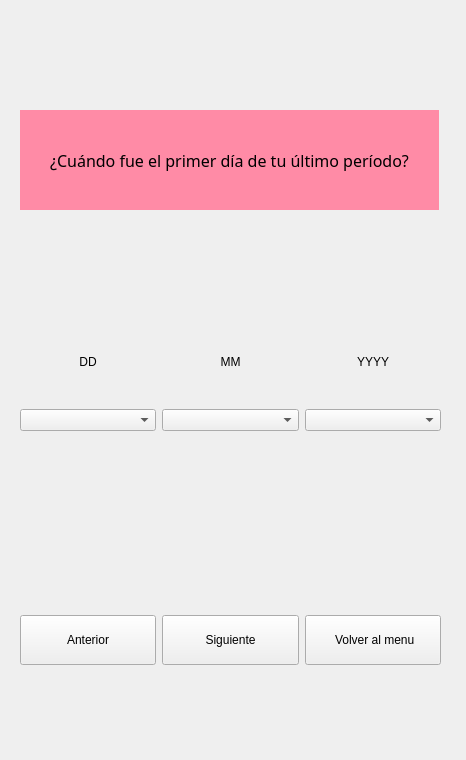
<?xml version="1.0" encoding="UTF-8"?>
<ui version="4.0">
 <class>DateSelectionDialog</class>
 <widget class="QWidget" name="DateSelectionDialog">
  <property name="geometry">
   <rect>
    <x>0</x>
    <y>0</y>
    <width>466</width>
    <height>760</height>
   </rect>
  </property>
  <property name="minimumSize">
   <size>
    <width>466</width>
    <height>760</height>
   </size>
  </property>
  <property name="maximumSize">
   <size>
    <width>466</width>
    <height>760</height>
   </size>
  </property>
  <property name="windowTitle">
   <string>FLOUWER</string>
  </property>
  <widget class="QWidget" name="gridLayoutWidget">
   <property name="geometry">
    <rect>
     <x>20</x>
     <y>320</y>
     <width>421</width>
     <height>111</height>
    </rect>
   </property>
   <property name="cursor">
    <cursorShape>PointingHandCursor</cursorShape>
   </property>
   <property name="mouseTracking">
    <bool>false</bool>
   </property>
   <property name="autoFillBackground">
    <bool>true</bool>
   </property>
   <layout class="QGridLayout" name="gridLayout_2">
    <item row="0" column="1">
     <widget class="QLabel" name="label_2">
      <property name="cursor">
       <cursorShape>PointingHandCursor</cursorShape>
      </property>
      <property name="mouseTracking">
       <bool>false</bool>
      </property>
      <property name="autoFillBackground">
       <bool>true</bool>
      </property>
      <property name="text">
       <string>MM</string>
      </property>
      <property name="alignment">
       <set>Qt::AlignCenter</set>
      </property>
     </widget>
    </item>
    <item row="0" column="0">
     <widget class="QLabel" name="label">
      <property name="cursor">
       <cursorShape>PointingHandCursor</cursorShape>
      </property>
      <property name="mouseTracking">
       <bool>false</bool>
      </property>
      <property name="autoFillBackground">
       <bool>true</bool>
      </property>
      <property name="text">
       <string>DD</string>
      </property>
      <property name="alignment">
       <set>Qt::AlignCenter</set>
      </property>
     </widget>
    </item>
    <item row="2" column="0">
     <widget class="QComboBox" name="dayComboBox">
      <property name="cursor">
       <cursorShape>PointingHandCursor</cursorShape>
      </property>
      <property name="mouseTracking">
       <bool>false</bool>
      </property>
      <property name="autoFillBackground">
       <bool>true</bool>
      </property>
     </widget>
    </item>
    <item row="2" column="2">
     <widget class="QComboBox" name="yearComboBox">
      <property name="cursor">
       <cursorShape>PointingHandCursor</cursorShape>
      </property>
      <property name="mouseTracking">
       <bool>false</bool>
      </property>
      <property name="autoFillBackground">
       <bool>true</bool>
      </property>
     </widget>
    </item>
    <item row="2" column="1">
     <widget class="QComboBox" name="monthComboBox">
      <property name="cursor">
       <cursorShape>PointingHandCursor</cursorShape>
      </property>
      <property name="mouseTracking">
       <bool>false</bool>
      </property>
      <property name="autoFillBackground">
       <bool>true</bool>
      </property>
     </widget>
    </item>
    <item row="0" column="2">
     <widget class="QLabel" name="label_3">
      <property name="cursor">
       <cursorShape>PointingHandCursor</cursorShape>
      </property>
      <property name="mouseTracking">
       <bool>false</bool>
      </property>
      <property name="autoFillBackground">
       <bool>true</bool>
      </property>
      <property name="text">
       <string>YYYY</string>
      </property>
      <property name="alignment">
       <set>Qt::AlignCenter</set>
      </property>
     </widget>
    </item>
   </layout>
  </widget>
  <widget class="QLabel" name="dateQuestionLabel">
   <property name="geometry">
    <rect>
     <x>20</x>
     <y>110</y>
     <width>419</width>
     <height>100</height>
    </rect>
   </property>
   <property name="maximumSize">
    <size>
     <width>500</width>
     <height>100</height>
    </size>
   </property>
   <property name="palette">
    <palette>
     <active>
      <colorrole role="WindowText">
       <brush brushstyle="SolidPattern">
        <color alpha="255">
         <red>0</red>
         <green>0</green>
         <blue>0</blue>
        </color>
       </brush>
      </colorrole>
      <colorrole role="Button">
       <brush brushstyle="SolidPattern">
        <color alpha="255">
         <red>255</red>
         <green>139</green>
         <blue>166</blue>
        </color>
       </brush>
      </colorrole>
      <colorrole role="Light">
       <brush brushstyle="SolidPattern">
        <color alpha="255">
         <red>255</red>
         <green>255</green>
         <blue>255</blue>
        </color>
       </brush>
      </colorrole>
      <colorrole role="Midlight">
       <brush brushstyle="SolidPattern">
        <color alpha="255">
         <red>255</red>
         <green>197</green>
         <blue>210</blue>
        </color>
       </brush>
      </colorrole>
      <colorrole role="Dark">
       <brush brushstyle="SolidPattern">
        <color alpha="255">
         <red>127</red>
         <green>69</green>
         <blue>83</blue>
        </color>
       </brush>
      </colorrole>
      <colorrole role="Mid">
       <brush brushstyle="SolidPattern">
        <color alpha="255">
         <red>170</red>
         <green>93</green>
         <blue>111</blue>
        </color>
       </brush>
      </colorrole>
      <colorrole role="Text">
       <brush brushstyle="SolidPattern">
        <color alpha="255">
         <red>0</red>
         <green>0</green>
         <blue>0</blue>
        </color>
       </brush>
      </colorrole>
      <colorrole role="BrightText">
       <brush brushstyle="SolidPattern">
        <color alpha="255">
         <red>255</red>
         <green>255</green>
         <blue>255</blue>
        </color>
       </brush>
      </colorrole>
      <colorrole role="ButtonText">
       <brush brushstyle="SolidPattern">
        <color alpha="255">
         <red>0</red>
         <green>0</green>
         <blue>0</blue>
        </color>
       </brush>
      </colorrole>
      <colorrole role="Base">
       <brush brushstyle="SolidPattern">
        <color alpha="255">
         <red>255</red>
         <green>255</green>
         <blue>255</blue>
        </color>
       </brush>
      </colorrole>
      <colorrole role="Window">
       <brush brushstyle="SolidPattern">
        <color alpha="255">
         <red>255</red>
         <green>139</green>
         <blue>166</blue>
        </color>
       </brush>
      </colorrole>
      <colorrole role="Shadow">
       <brush brushstyle="SolidPattern">
        <color alpha="255">
         <red>0</red>
         <green>0</green>
         <blue>0</blue>
        </color>
       </brush>
      </colorrole>
      <colorrole role="AlternateBase">
       <brush brushstyle="SolidPattern">
        <color alpha="255">
         <red>255</red>
         <green>197</green>
         <blue>210</blue>
        </color>
       </brush>
      </colorrole>
      <colorrole role="ToolTipBase">
       <brush brushstyle="SolidPattern">
        <color alpha="255">
         <red>255</red>
         <green>255</green>
         <blue>220</blue>
        </color>
       </brush>
      </colorrole>
      <colorrole role="ToolTipText">
       <brush brushstyle="SolidPattern">
        <color alpha="255">
         <red>0</red>
         <green>0</green>
         <blue>0</blue>
        </color>
       </brush>
      </colorrole>
      <colorrole role="PlaceholderText">
       <brush brushstyle="SolidPattern">
        <color alpha="127">
         <red>0</red>
         <green>0</green>
         <blue>0</blue>
        </color>
       </brush>
      </colorrole>
      <colorrole role="Accent">
       <brush brushstyle="SolidPattern">
        <color alpha="255">
         <red>255</red>
         <green>255</green>
         <blue>255</blue>
        </color>
       </brush>
      </colorrole>
     </active>
     <inactive>
      <colorrole role="WindowText">
       <brush brushstyle="SolidPattern">
        <color alpha="255">
         <red>0</red>
         <green>0</green>
         <blue>0</blue>
        </color>
       </brush>
      </colorrole>
      <colorrole role="Button">
       <brush brushstyle="SolidPattern">
        <color alpha="255">
         <red>255</red>
         <green>139</green>
         <blue>166</blue>
        </color>
       </brush>
      </colorrole>
      <colorrole role="Light">
       <brush brushstyle="SolidPattern">
        <color alpha="255">
         <red>255</red>
         <green>255</green>
         <blue>255</blue>
        </color>
       </brush>
      </colorrole>
      <colorrole role="Midlight">
       <brush brushstyle="SolidPattern">
        <color alpha="255">
         <red>255</red>
         <green>197</green>
         <blue>210</blue>
        </color>
       </brush>
      </colorrole>
      <colorrole role="Dark">
       <brush brushstyle="SolidPattern">
        <color alpha="255">
         <red>127</red>
         <green>69</green>
         <blue>83</blue>
        </color>
       </brush>
      </colorrole>
      <colorrole role="Mid">
       <brush brushstyle="SolidPattern">
        <color alpha="255">
         <red>170</red>
         <green>93</green>
         <blue>111</blue>
        </color>
       </brush>
      </colorrole>
      <colorrole role="Text">
       <brush brushstyle="SolidPattern">
        <color alpha="255">
         <red>0</red>
         <green>0</green>
         <blue>0</blue>
        </color>
       </brush>
      </colorrole>
      <colorrole role="BrightText">
       <brush brushstyle="SolidPattern">
        <color alpha="255">
         <red>255</red>
         <green>255</green>
         <blue>255</blue>
        </color>
       </brush>
      </colorrole>
      <colorrole role="ButtonText">
       <brush brushstyle="SolidPattern">
        <color alpha="255">
         <red>0</red>
         <green>0</green>
         <blue>0</blue>
        </color>
       </brush>
      </colorrole>
      <colorrole role="Base">
       <brush brushstyle="SolidPattern">
        <color alpha="255">
         <red>255</red>
         <green>255</green>
         <blue>255</blue>
        </color>
       </brush>
      </colorrole>
      <colorrole role="Window">
       <brush brushstyle="SolidPattern">
        <color alpha="255">
         <red>255</red>
         <green>139</green>
         <blue>166</blue>
        </color>
       </brush>
      </colorrole>
      <colorrole role="Shadow">
       <brush brushstyle="SolidPattern">
        <color alpha="255">
         <red>0</red>
         <green>0</green>
         <blue>0</blue>
        </color>
       </brush>
      </colorrole>
      <colorrole role="AlternateBase">
       <brush brushstyle="SolidPattern">
        <color alpha="255">
         <red>255</red>
         <green>197</green>
         <blue>210</blue>
        </color>
       </brush>
      </colorrole>
      <colorrole role="ToolTipBase">
       <brush brushstyle="SolidPattern">
        <color alpha="255">
         <red>255</red>
         <green>255</green>
         <blue>220</blue>
        </color>
       </brush>
      </colorrole>
      <colorrole role="ToolTipText">
       <brush brushstyle="SolidPattern">
        <color alpha="255">
         <red>0</red>
         <green>0</green>
         <blue>0</blue>
        </color>
       </brush>
      </colorrole>
      <colorrole role="PlaceholderText">
       <brush brushstyle="SolidPattern">
        <color alpha="127">
         <red>0</red>
         <green>0</green>
         <blue>0</blue>
        </color>
       </brush>
      </colorrole>
      <colorrole role="Accent">
       <brush brushstyle="SolidPattern">
        <color alpha="255">
         <red>255</red>
         <green>255</green>
         <blue>255</blue>
        </color>
       </brush>
      </colorrole>
     </inactive>
     <disabled>
      <colorrole role="WindowText">
       <brush brushstyle="SolidPattern">
        <color alpha="255">
         <red>127</red>
         <green>69</green>
         <blue>83</blue>
        </color>
       </brush>
      </colorrole>
      <colorrole role="Button">
       <brush brushstyle="SolidPattern">
        <color alpha="255">
         <red>255</red>
         <green>139</green>
         <blue>166</blue>
        </color>
       </brush>
      </colorrole>
      <colorrole role="Light">
       <brush brushstyle="SolidPattern">
        <color alpha="255">
         <red>255</red>
         <green>255</green>
         <blue>255</blue>
        </color>
       </brush>
      </colorrole>
      <colorrole role="Midlight">
       <brush brushstyle="SolidPattern">
        <color alpha="255">
         <red>255</red>
         <green>197</green>
         <blue>210</blue>
        </color>
       </brush>
      </colorrole>
      <colorrole role="Dark">
       <brush brushstyle="SolidPattern">
        <color alpha="255">
         <red>127</red>
         <green>69</green>
         <blue>83</blue>
        </color>
       </brush>
      </colorrole>
      <colorrole role="Mid">
       <brush brushstyle="SolidPattern">
        <color alpha="255">
         <red>170</red>
         <green>93</green>
         <blue>111</blue>
        </color>
       </brush>
      </colorrole>
      <colorrole role="Text">
       <brush brushstyle="SolidPattern">
        <color alpha="255">
         <red>127</red>
         <green>69</green>
         <blue>83</blue>
        </color>
       </brush>
      </colorrole>
      <colorrole role="BrightText">
       <brush brushstyle="SolidPattern">
        <color alpha="255">
         <red>255</red>
         <green>255</green>
         <blue>255</blue>
        </color>
       </brush>
      </colorrole>
      <colorrole role="ButtonText">
       <brush brushstyle="SolidPattern">
        <color alpha="255">
         <red>127</red>
         <green>69</green>
         <blue>83</blue>
        </color>
       </brush>
      </colorrole>
      <colorrole role="Base">
       <brush brushstyle="SolidPattern">
        <color alpha="255">
         <red>255</red>
         <green>139</green>
         <blue>166</blue>
        </color>
       </brush>
      </colorrole>
      <colorrole role="Window">
       <brush brushstyle="SolidPattern">
        <color alpha="255">
         <red>255</red>
         <green>139</green>
         <blue>166</blue>
        </color>
       </brush>
      </colorrole>
      <colorrole role="Shadow">
       <brush brushstyle="SolidPattern">
        <color alpha="255">
         <red>0</red>
         <green>0</green>
         <blue>0</blue>
        </color>
       </brush>
      </colorrole>
      <colorrole role="AlternateBase">
       <brush brushstyle="SolidPattern">
        <color alpha="255">
         <red>255</red>
         <green>139</green>
         <blue>166</blue>
        </color>
       </brush>
      </colorrole>
      <colorrole role="ToolTipBase">
       <brush brushstyle="SolidPattern">
        <color alpha="255">
         <red>255</red>
         <green>255</green>
         <blue>220</blue>
        </color>
       </brush>
      </colorrole>
      <colorrole role="ToolTipText">
       <brush brushstyle="SolidPattern">
        <color alpha="255">
         <red>0</red>
         <green>0</green>
         <blue>0</blue>
        </color>
       </brush>
      </colorrole>
      <colorrole role="PlaceholderText">
       <brush brushstyle="SolidPattern">
        <color alpha="127">
         <red>127</red>
         <green>69</green>
         <blue>83</blue>
        </color>
       </brush>
      </colorrole>
      <colorrole role="Accent">
       <brush brushstyle="SolidPattern">
        <color alpha="255">
         <red>255</red>
         <green>215</green>
         <blue>225</blue>
        </color>
       </brush>
      </colorrole>
     </disabled>
    </palette>
   </property>
   <property name="font">
    <font>
     <family>Arial Rounded MT Bold</family>
     <pointsize>12</pointsize>
     <bold>false</bold>
    </font>
   </property>
   <property name="cursor">
    <cursorShape>PointingHandCursor</cursorShape>
   </property>
   <property name="mouseTracking">
    <bool>false</bool>
   </property>
   <property name="tabletTracking">
    <bool>false</bool>
   </property>
   <property name="contextMenuPolicy">
    <enum>Qt::PreventContextMenu</enum>
   </property>
   <property name="statusTip">
    <string/>
   </property>
   <property name="layoutDirection">
    <enum>Qt::LeftToRight</enum>
   </property>
   <property name="autoFillBackground">
    <bool>true</bool>
   </property>
   <property name="styleSheet">
    <string notr="true"/>
   </property>
   <property name="text">
    <string>¿Cuándo fue el primer día de tu último período?</string>
   </property>
   <property name="scaledContents">
    <bool>true</bool>
   </property>
   <property name="alignment">
    <set>Qt::AlignCenter</set>
   </property>
   <property name="wordWrap">
    <bool>true</bool>
   </property>
  </widget>
  <widget class="QWidget" name="horizontalLayoutWidget">
   <property name="geometry">
    <rect>
     <x>20</x>
     <y>590</y>
     <width>421</width>
     <height>101</height>
    </rect>
   </property>
   <property name="cursor">
    <cursorShape>PointingHandCursor</cursorShape>
   </property>
   <property name="mouseTracking">
    <bool>false</bool>
   </property>
   <property name="autoFillBackground">
    <bool>true</bool>
   </property>
   <layout class="QHBoxLayout" name="horizontalLayout">
    <item>
     <widget class="QPushButton" name="BotonAnterior_2">
      <property name="maximumSize">
       <size>
        <width>16777215</width>
        <height>50</height>
       </size>
      </property>
      <property name="cursor">
       <cursorShape>PointingHandCursor</cursorShape>
      </property>
      <property name="mouseTracking">
       <bool>false</bool>
      </property>
      <property name="autoFillBackground">
       <bool>false</bool>
      </property>
      <property name="styleSheet">
       <string notr="true"/>
      </property>
      <property name="text">
       <string>Anterior</string>
      </property>
      <property name="icon">
       <iconset>
        <normaloff>:/images/images/Anterior.png</normaloff>:/images/images/Anterior.png</iconset>
      </property>
     </widget>
    </item>
    <item>
     <widget class="QPushButton" name="BotonSiguiente_2">
      <property name="maximumSize">
       <size>
        <width>16777215</width>
        <height>50</height>
       </size>
      </property>
      <property name="cursor">
       <cursorShape>PointingHandCursor</cursorShape>
      </property>
      <property name="mouseTracking">
       <bool>false</bool>
      </property>
      <property name="autoFillBackground">
       <bool>false</bool>
      </property>
      <property name="styleSheet">
       <string notr="true"/>
      </property>
      <property name="text">
       <string>Siguiente</string>
      </property>
      <property name="icon">
       <iconset>
        <normaloff>:/images/images/Siguiente.png</normaloff>:/images/images/Siguiente.png</iconset>
      </property>
     </widget>
    </item>
    <item>
     <widget class="QPushButton" name="botonVolver_2">
      <property name="maximumSize">
       <size>
        <width>16777215</width>
        <height>50</height>
       </size>
      </property>
      <property name="cursor">
       <cursorShape>PointingHandCursor</cursorShape>
      </property>
      <property name="mouseTracking">
       <bool>false</bool>
      </property>
      <property name="autoFillBackground">
       <bool>false</bool>
      </property>
      <property name="styleSheet">
       <string notr="true"/>
      </property>
      <property name="text">
       <string> Volver al menu</string>
      </property>
      <property name="icon">
       <iconset>
        <normaloff>:/images/images/Menu.png</normaloff>:/images/images/Menu.png</iconset>
      </property>
     </widget>
    </item>
   </layout>
  </widget>
  <widget class="QWidget" name="horizontalLayoutWidget_2">
   <property name="geometry">
    <rect>
     <x>260</x>
     <y>1090</y>
     <width>421</width>
     <height>101</height>
    </rect>
   </property>
   <property name="cursor">
    <cursorShape>PointingHandCursor</cursorShape>
   </property>
   <property name="mouseTracking">
    <bool>false</bool>
   </property>
   <property name="autoFillBackground">
    <bool>true</bool>
   </property>
   <layout class="QHBoxLayout" name="horizontalLayout_2">
    <item>
     <widget class="QPushButton" name="BotonAnterior_3">
      <property name="maximumSize">
       <size>
        <width>16777215</width>
        <height>50</height>
       </size>
      </property>
      <property name="cursor">
       <cursorShape>PointingHandCursor</cursorShape>
      </property>
      <property name="mouseTracking">
       <bool>false</bool>
      </property>
      <property name="autoFillBackground">
       <bool>false</bool>
      </property>
      <property name="styleSheet">
       <string notr="true"/>
      </property>
      <property name="text">
       <string>Anterior</string>
      </property>
      <property name="icon">
       <iconset>
        <normaloff>:/images/images/Anterior.png</normaloff>:/images/images/Anterior.png</iconset>
      </property>
     </widget>
    </item>
    <item>
     <widget class="QPushButton" name="BotonSiguiente_3">
      <property name="maximumSize">
       <size>
        <width>16777215</width>
        <height>50</height>
       </size>
      </property>
      <property name="cursor">
       <cursorShape>PointingHandCursor</cursorShape>
      </property>
      <property name="mouseTracking">
       <bool>false</bool>
      </property>
      <property name="autoFillBackground">
       <bool>false</bool>
      </property>
      <property name="styleSheet">
       <string notr="true"/>
      </property>
      <property name="text">
       <string>Siguiente</string>
      </property>
      <property name="icon">
       <iconset>
        <normaloff>:/images/images/Siguiente.png</normaloff>:/images/images/Siguiente.png</iconset>
      </property>
     </widget>
    </item>
    <item>
     <widget class="QPushButton" name="botonVolver_3">
      <property name="maximumSize">
       <size>
        <width>16777215</width>
        <height>50</height>
       </size>
      </property>
      <property name="cursor">
       <cursorShape>PointingHandCursor</cursorShape>
      </property>
      <property name="mouseTracking">
       <bool>false</bool>
      </property>
      <property name="autoFillBackground">
       <bool>false</bool>
      </property>
      <property name="styleSheet">
       <string notr="true"/>
      </property>
      <property name="text">
       <string> Volver al menu</string>
      </property>
      <property name="icon">
       <iconset>
        <normaloff>:/images/images/Menu.png</normaloff>:/images/images/Menu.png</iconset>
      </property>
     </widget>
    </item>
   </layout>
  </widget>
  <widget class="QWidget" name="gridLayoutWidget_2">
   <property name="geometry">
    <rect>
     <x>260</x>
     <y>820</y>
     <width>421</width>
     <height>111</height>
    </rect>
   </property>
   <property name="cursor">
    <cursorShape>PointingHandCursor</cursorShape>
   </property>
   <property name="mouseTracking">
    <bool>false</bool>
   </property>
   <property name="autoFillBackground">
    <bool>true</bool>
   </property>
   <layout class="QGridLayout" name="gridLayout_3">
    <item row="0" column="1">
     <widget class="QLabel" name="label_4">
      <property name="cursor">
       <cursorShape>PointingHandCursor</cursorShape>
      </property>
      <property name="mouseTracking">
       <bool>false</bool>
      </property>
      <property name="autoFillBackground">
       <bool>true</bool>
      </property>
      <property name="text">
       <string>MM</string>
      </property>
      <property name="alignment">
       <set>Qt::AlignCenter</set>
      </property>
     </widget>
    </item>
    <item row="0" column="0">
     <widget class="QLabel" name="label_5">
      <property name="cursor">
       <cursorShape>PointingHandCursor</cursorShape>
      </property>
      <property name="mouseTracking">
       <bool>false</bool>
      </property>
      <property name="autoFillBackground">
       <bool>true</bool>
      </property>
      <property name="text">
       <string>DD</string>
      </property>
      <property name="alignment">
       <set>Qt::AlignCenter</set>
      </property>
     </widget>
    </item>
    <item row="2" column="0">
     <widget class="QComboBox" name="dayComboBox_2">
      <property name="cursor">
       <cursorShape>PointingHandCursor</cursorShape>
      </property>
      <property name="mouseTracking">
       <bool>false</bool>
      </property>
      <property name="autoFillBackground">
       <bool>true</bool>
      </property>
     </widget>
    </item>
    <item row="2" column="2">
     <widget class="QComboBox" name="yearComboBox_2">
      <property name="cursor">
       <cursorShape>PointingHandCursor</cursorShape>
      </property>
      <property name="mouseTracking">
       <bool>false</bool>
      </property>
      <property name="autoFillBackground">
       <bool>true</bool>
      </property>
     </widget>
    </item>
    <item row="2" column="1">
     <widget class="QComboBox" name="monthComboBox_2">
      <property name="cursor">
       <cursorShape>PointingHandCursor</cursorShape>
      </property>
      <property name="mouseTracking">
       <bool>false</bool>
      </property>
      <property name="autoFillBackground">
       <bool>true</bool>
      </property>
     </widget>
    </item>
    <item row="0" column="2">
     <widget class="QLabel" name="label_6">
      <property name="cursor">
       <cursorShape>PointingHandCursor</cursorShape>
      </property>
      <property name="mouseTracking">
       <bool>false</bool>
      </property>
      <property name="autoFillBackground">
       <bool>true</bool>
      </property>
      <property name="text">
       <string>YYYY</string>
      </property>
      <property name="alignment">
       <set>Qt::AlignCenter</set>
      </property>
     </widget>
    </item>
   </layout>
  </widget>
 </widget>
 <resources/>
 <connections/>
</ui>
